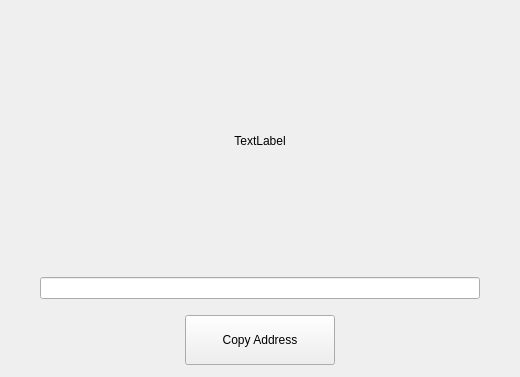
<?xml version="1.0" encoding="UTF-8"?>
<ui version="4.0">
 <class>ReceiveTokenPage</class>
 <widget class="QWidget" name="ReceiveTokenPage">
  <property name="geometry">
   <rect>
    <x>0</x>
    <y>0</y>
    <width>520</width>
    <height>377</height>
   </rect>
  </property>
  <property name="windowTitle">
   <string>Form</string>
  </property>
  <layout class="QVBoxLayout" name="verticalLayout">
   <property name="leftMargin">
    <number>40</number>
   </property>
   <property name="rightMargin">
    <number>40</number>
   </property>
   <item>
    <layout class="QHBoxLayout" name="horizontalLayout_2">
     <item>
      <widget class="QLabel" name="lblQRCode">
       <property name="minimumSize">
        <size>
         <width>240</width>
         <height>260</height>
        </size>
       </property>
       <property name="maximumSize">
        <size>
         <width>240</width>
         <height>260</height>
        </size>
       </property>
       <property name="text">
        <string>TextLabel</string>
       </property>
       <property name="alignment">
        <set>Qt::AlignCenter</set>
       </property>
      </widget>
     </item>
    </layout>
   </item>
   <item>
    <widget class="QLineEdit" name="lineEditAmount">
     <property name="styleSheet">
      <string notr="true"/>
     </property>
     <property name="alignment">
      <set>Qt::AlignCenter</set>
     </property>
    </widget>
   </item>
   <item>
    <spacer name="verticalSpacer">
     <property name="orientation">
      <enum>Qt::Vertical</enum>
     </property>
     <property name="sizeType">
      <enum>QSizePolicy::Fixed</enum>
     </property>
     <property name="sizeHint" stdset="0">
      <size>
       <width>20</width>
       <height>10</height>
      </size>
     </property>
    </spacer>
   </item>
   <item>
    <layout class="QHBoxLayout" name="horizontalLayout">
     <item>
      <spacer name="horizontalSpacer">
       <property name="orientation">
        <enum>Qt::Horizontal</enum>
       </property>
       <property name="sizeHint" stdset="0">
        <size>
         <width>40</width>
         <height>20</height>
        </size>
       </property>
      </spacer>
     </item>
     <item>
      <widget class="QPushButton" name="copyAddressButton">
       <property name="minimumSize">
        <size>
         <width>150</width>
         <height>50</height>
        </size>
       </property>
       <property name="text">
        <string>Copy Address</string>
       </property>
      </widget>
     </item>
     <item>
      <spacer name="horizontalSpacer_2">
       <property name="orientation">
        <enum>Qt::Horizontal</enum>
       </property>
       <property name="sizeHint" stdset="0">
        <size>
         <width>40</width>
         <height>20</height>
        </size>
       </property>
      </spacer>
     </item>
    </layout>
   </item>
  </layout>
 </widget>
 <resources/>
 <connections/>
</ui>
